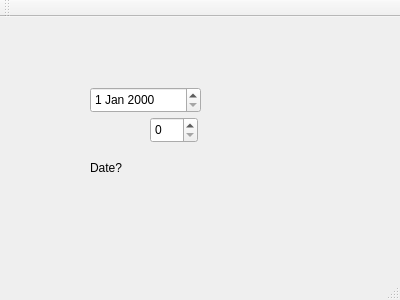
<?xml version="1.0" encoding="UTF-8"?>
<ui version="4.0">
 <class>MainWindow</class>
 <widget class="QMainWindow" name="MainWindow">
  <property name="geometry">
   <rect>
    <x>0</x>
    <y>0</y>
    <width>400</width>
    <height>300</height>
   </rect>
  </property>
  <property name="windowTitle">
   <string>MainWindow</string>
  </property>
  <widget class="QWidget" name="centralWidget">
   <widget class="QDateEdit" name="dateEdit">
    <property name="geometry">
     <rect>
      <x>90</x>
      <y>70</y>
      <width>111</width>
      <height>26</height>
     </rect>
    </property>
   </widget>
   <widget class="QSpinBox" name="spinBox">
    <property name="geometry">
     <rect>
      <x>150</x>
      <y>100</y>
      <width>48</width>
      <height>26</height>
     </rect>
    </property>
   </widget>
   <widget class="QLabel" name="label">
    <property name="geometry">
     <rect>
      <x>90</x>
      <y>140</y>
      <width>131</width>
      <height>21</height>
     </rect>
    </property>
    <property name="text">
     <string>Date?</string>
    </property>
   </widget>
  </widget>
  <widget class="QMenuBar" name="menuBar">
   <property name="geometry">
    <rect>
     <x>0</x>
     <y>0</y>
     <width>400</width>
     <height>22</height>
    </rect>
   </property>
  </widget>
  <widget class="QToolBar" name="mainToolBar">
   <attribute name="toolBarArea">
    <enum>TopToolBarArea</enum>
   </attribute>
   <attribute name="toolBarBreak">
    <bool>false</bool>
   </attribute>
  </widget>
  <widget class="QStatusBar" name="statusBar"/>
 </widget>
 <layoutdefault spacing="6" margin="11"/>
 <resources/>
 <connections/>
</ui>
